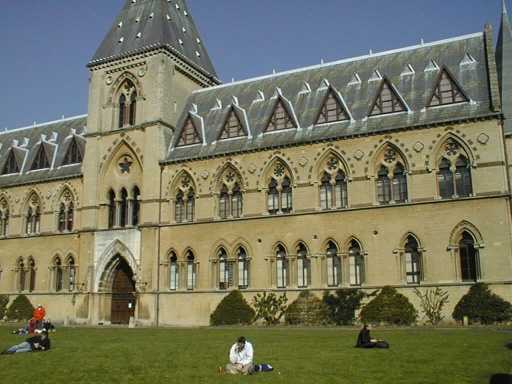
#> input picture Problem_Set_3/data/library1.jpg, 512 x 384 px; the run also reads 2 pictures not shown here
$ python main.py   (older library calls are emulated)
#> lines starting #> are read from the running program, lines starting #| are printed output that depends on the picture
from PIL import Image
import numpy as np
import scipy
import matplotlib
import os

# 检测是否有图形界面可用
has_display = os.environ.get("DISPLAY") is not None

# 根据环境选择后端
backend_set = False
if has_display:
    # 如果有图形界面，尝试使用交互式后端
    for backend in ["TkAgg", "Qt5Agg"]:
        try:
            matplotlib.use(backend)
            import matplotlib.pyplot as plt

            plt.ion()  # 启用交互模式
            backend_set = True
            break
        except (ImportError, ValueError):
            continue

# 如果交互式后端都不可用，使用非交互式后端
if not backend_set:
    matplotlib.use("Agg")  # 使用 Agg 后端（非交互式）
    import matplotlib.pyplot as plt

    has_display = False  # 强制设置为无显示模式
    # 注意：在 headless 模式下，plt.show() 不会显示窗口，但可以保存图像

import scipy

# 用于生成唯一文件名的计数器
_visualization_counter = {"matches": 0, "normed": 0, "original": 0}


def show_or_save(fig, filename=None, counter_key=None):
    """
    根据环境自动选择显示或保存图像
    如果有图形界面则显示，否则保存到文件
    """
    if has_display:
        plt.show()
    else:
        # headless 模式下保存图像
        if filename is None:
            # 生成默认文件名（基于时间戳）
            import time

            filename = f"output_{int(time.time())}.png"
        elif counter_key and counter_key in _visualization_counter:
            # 如果有计数器键，添加序号以避免文件名冲突
            _visualization_counter[counter_key] += 1
            name, ext = (
                filename.rsplit(".", 1) if "." in filename else (filename, "png")
            )
            filename = f"{name}_{_visualization_counter[counter_key]}.{ext}"
        fig.savefig(filename, dpi=150, bbox_inches="tight")
        print(f"The image has been saved to: {filename}")
        plt.close(fig)  # 关闭图形以释放内存


def visualize_matches(I1, I2, matches):
    # display two images side-by-side with matches
    # this code is to help you visualize the matches, you don't need
    # to use it to produce the results for the assignment

    I3 = np.zeros((I1.size[1], I1.size[0] * 2, 3))
    I3[:, : I1.size[0], :] = I1
    I3[:, I1.size[0] :, :] = I2
    fig, ax = plt.subplots()
    ax.set_aspect("equal")
    ax.imshow(np.array(I3).astype(np.uint8))
    ax.plot(matches[:, 0], matches[:, 1], "+r")
    ax.plot(matches[:, 2] + I1.size[0], matches[:, 3], "+r")
    ax.plot(
        [matches[:, 0], matches[:, 2] + I1.size[0]], [matches[:, 1], matches[:, 3]], "r"
    )
    show_or_save(fig, "matches.png", counter_key="matches")


def normalize_points(pts):
    # Normalize points
    # 1. calculate mean and std
    # 2. build a transformation matrix
    # :return normalized_pts: normalized points
    # :return T: transformation matrix from original to normalized points

    mu = np.mean(pts, axis=0)
    scale = 1 / np.sqrt(np.mean((pts - mu) ** 2))

    T = np.array(
        [
            [scale, 0, -scale * mu[0]],
            [0, scale, -scale * mu[1]],
            [0, 0, 1],
        ]
    )

    homo_pts = np.concatenate((pts, np.ones((pts.shape[0], 1))), axis=1)
    normalized_pts = (T @ homo_pts.T).T[:, :2]

    return normalized_pts, T


def fit_fundamental(matches, normed=True):
    # Calculate fundamental matrix from ground truth matches
    # 1. (normalize points if necessary)
    # 2. (x2, y2, 1) * F * (x1, y1, 1)^T = 0 -> AX = 0
    # X = (f_11, f_12, ..., f_33)
    # build A(N x 9) from matches(N x 4) according to Eight-Point Algorithm
    # 3. use SVD (np.linalg.svd) to decomposite the matrix
    # 4. take the smallest eigen vector(9, ) as F(3 x 3)
    # 5. use SVD to decomposite F, set the smallest eigenvalue as 0, and recalculate F
    # 6. Report your fundamental matrix results

    p1, p2 = matches[:, :2], matches[:, 2:]

    if normed:
        normed_p1, T1 = normalize_points(p1)
        normed_p2, T2 = normalize_points(p2)

        x1, y1 = normed_p1[:, 0], normed_p1[:, 1]
        x2, y2 = normed_p2[:, 0], normed_p2[:, 1]

    else:
        x1, y1 = p1[:, 0], p2[:, 1]
        x2, y2 = p2[:, 0], p2[:, 1]
        T1 = T2 = np.eye(3)

    A = np.stack(
        (x1 * x2, y1 * x2, x2, x1 * y2, y1 * y2, y2, x1, y1, np.ones_like(x1)),
        axis=1,
    )

    U, S, Vh = np.linalg.svd(A)
    f = Vh[-1]
    F_prime = f.reshape(3, 3)

    U_F, S_F, Vh_F = np.linalg.svd(F_prime)
    S_F[2] = 0
    F_rank2 = U_F @ np.diag(S_F) @ Vh_F
    F = T2.T @ F_rank2 @ T1

    return F


def visualize_fundamental(matches, F, I1, I2, normed=True):
    # Visualize the fundamental matrix in image 2
    N = len(matches)
    M = np.c_[matches[:, 0:2], np.ones((N, 1))].transpose()
    L1 = np.matmul(F, M).transpose()  # transform points from
    # the first image to get epipolar lines in the second image

    # find points on epipolar lines L closest to matches(:,3:4)
    l = np.sqrt(L1[:, 0] ** 2 + L1[:, 1] ** 2)
    L = np.divide(L1, np.kron(np.ones((3, 1)), l).transpose())  # rescale the line
    pt_line_dist = np.multiply(L, np.c_[matches[:, 2:4], np.ones((N, 1))]).sum(axis=1)
    closest_pt = matches[:, 2:4] - np.multiply(
        L[:, 0:2], np.kron(np.ones((2, 1)), pt_line_dist).transpose()
    )

    # find endpoints of segment on epipolar line (for display purposes)
    pt1 = (
        closest_pt - np.c_[L[:, 1], -L[:, 0]] * 10
    )  # offset from the closest point is 10 pixels
    pt2 = closest_pt + np.c_[L[:, 1], -L[:, 0]] * 10

    # display points and segments of corresponding epipolar lines
    fig, ax = plt.subplots()
    ax.set_aspect("equal")
    ax.imshow(np.array(I2).astype(np.uint8))
    ax.plot(matches[:, 2], matches[:, 3], "+r")
    ax.plot([matches[:, 2], closest_pt[:, 0]], [matches[:, 3], closest_pt[:, 1]], "r")
    ax.plot([pt1[:, 0], pt2[:, 0]], [pt1[:, 1], pt2[:, 1]], "g")
    if normed:
        show_or_save(fig, "fundamental_normed.png", counter_key="normed")
    else:
        show_or_save(fig, "fundamental_original.png", counter_key="original")


def evaluate_fundamental(matches, F):
    N = len(matches)
    points1, points2 = matches[:, :2], matches[:, 2:]
    points1_homogeneous = np.concatenate([points1, np.ones((N, 1))], axis=1)
    points2_homogeneous = np.concatenate([points2, np.ones((N, 1))], axis=1)
    product = np.dot(np.dot(points2_homogeneous, F), points1_homogeneous.T)
    diag = np.diag(product)
    residual = np.mean(diag**2)
    print(residual)
    return residual


## Task 0: Load data and visualize
print("-" * 20, "Task 0 start", "-" * 20)
## load images and match files for the first example
## matches[:, :2] is a point in the first image
## matches[:, 2:] is a corresponding point in the second image

library_image1 = Image.open("data/library1.jpg")
#> library_image1 is the input picture: PIL image 512x384 RGB; mean R, G, B 116.2, 117.4, 94.6
library_image2 = Image.open("data/library2.jpg")
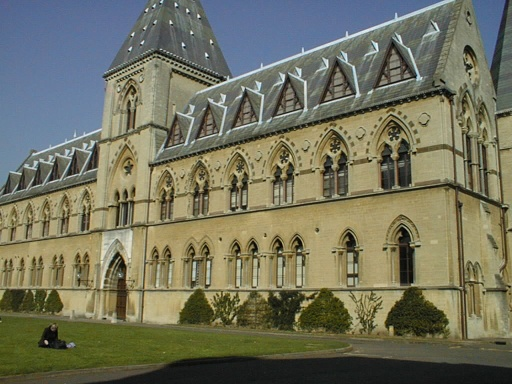
#> input picture Problem_Set_3/data/library2.jpg, 512 x 384 px
#> library_image2 is the input picture: PIL image 512x384 RGB; mean R, G, B 114.3, 114.3, 93.7
library_matches = np.loadtxt("data/library_matches.txt")

lab_image1 = Image.open("data/lab1.jpg")
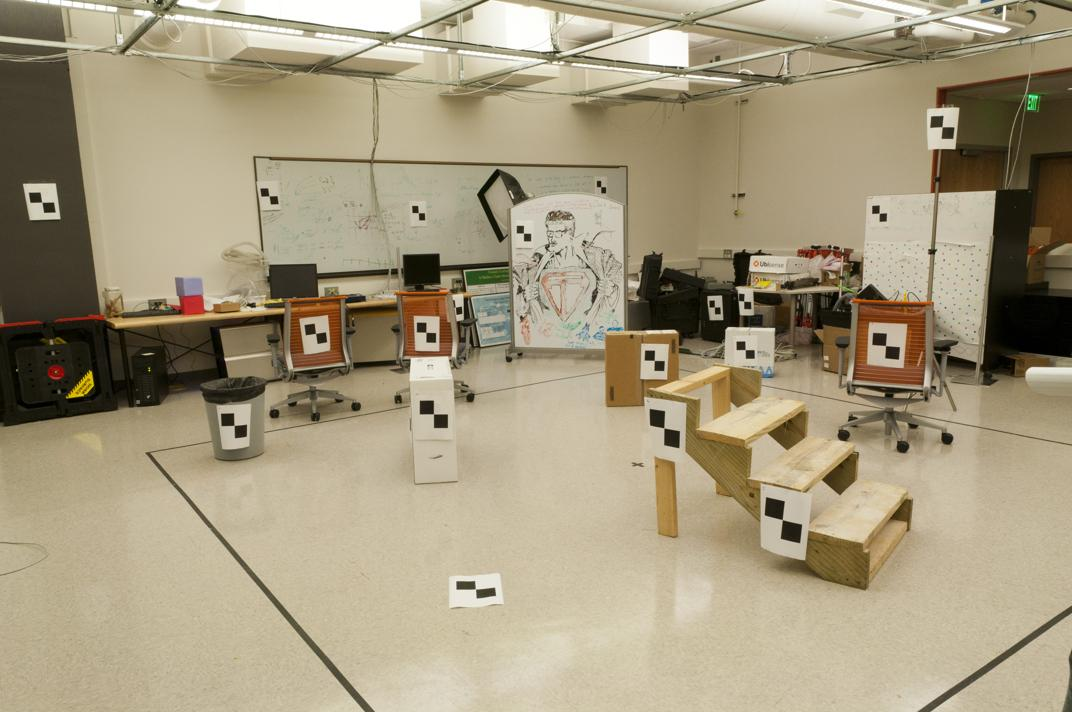
#> input picture Problem_Set_3/data/lab1.jpg, 1072 x 712 px
#> lab_image1 is the input picture: PIL image 1072x712 RGB; mean R, G, B 164.7, 153, 126.2
lab_image2 = Image.open("data/lab2.jpg")
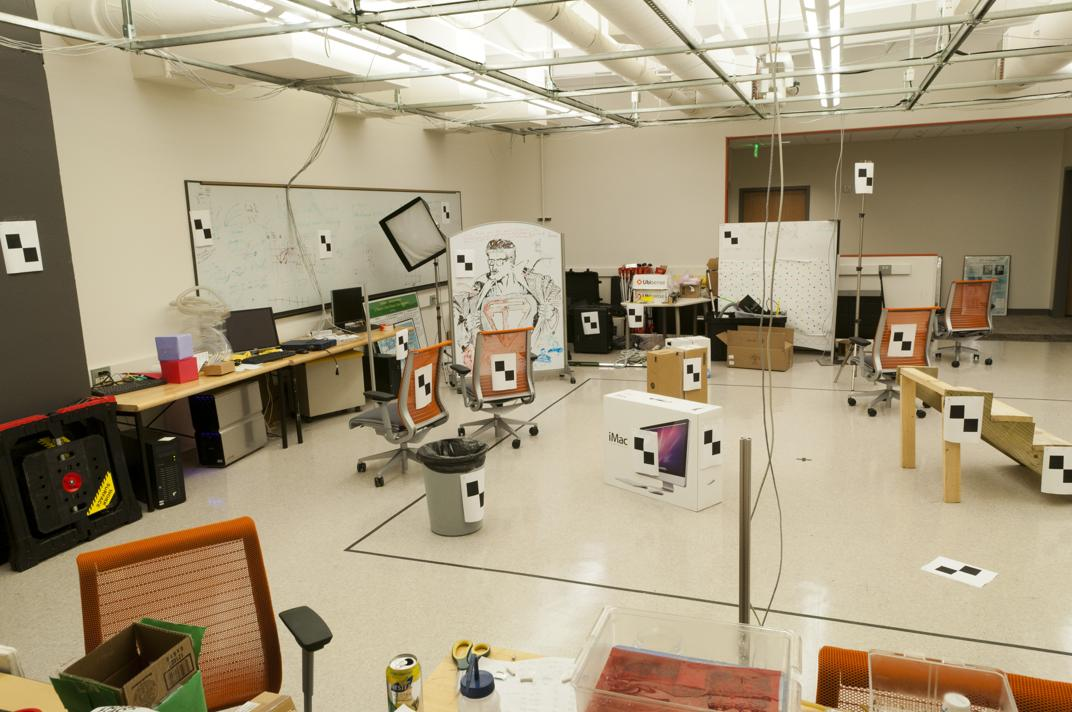
#> input picture Problem_Set_3/data/lab2.jpg, 1072 x 712 px
#> lab_image2 is the input picture: PIL image 1072x712 RGB; mean R, G, B 166.6, 152.9, 126
lab_matches = np.loadtxt("data/lab_matches.txt")

## Visualize matches
visualize_matches(library_image1, library_image2, library_matches)
visualize_matches(lab_image1, lab_image2, lab_matches)
#> in visualize_matches (call 2), `I3[:, : I1.size[0], :] = I1`:
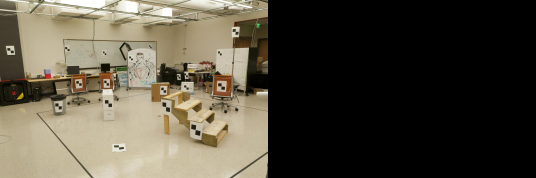
#> I3: shape (712, 2144, 3) float64 (shown at 1/4 size); mean R, G, B 82.4, 76.5, 63.1
#> in visualize_matches (call 2), `I3[:, I1.size[0] :, :] = I2`:
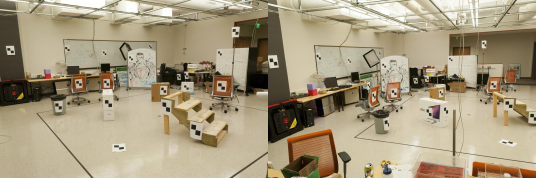
#> I3: shape (712, 2144, 3) float64 (shown at 1/4 size); mean R, G, B 165.7, 153, 126.1

print("-" * 20, "Task 0 end", "-" * 20, end="\n\n")


## Task 1: Fundamental matrix
print("-" * 20, "Task 1 start", "-" * 20)
## display second image with epipolar lines reprojected from the first image

# first, fit fundamental matrix to the matches
# Report your fundamental matrices, visualization and evaluation results
library_F_normed = fit_fundamental(
    library_matches, normed=True
)  # this is a function that you should write
visualize_fundamental(
    library_matches, library_F_normed, library_image1, library_image2, normed=True
)
#> call 3 of show_or_save, with filename = 'fundamental_normed.png', counter_key = 'normed'
#> in show_or_save (call 3), `fig.savefig(filename, dpi=150, bbox_inches="tight")`:
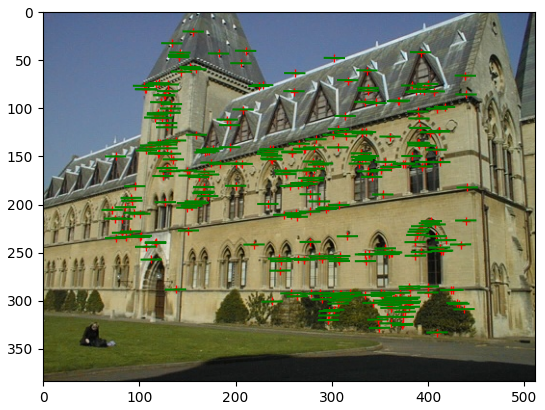
#> figure drawn by matplotlib, 1 panel
assert evaluate_fundamental(library_matches, library_F_normed) < 0.5

lab_F_normed = fit_fundamental(
    lab_matches, normed=True
)  # this is a function that you should write
visualize_fundamental(lab_matches, lab_F_normed, lab_image1, lab_image2, normed=True)
#> call 4 of show_or_save, with filename = 'fundamental_normed.png', counter_key = 'normed'
#> in show_or_save (call 4), `fig.savefig(filename, dpi=150, bbox_inches="tight")`:
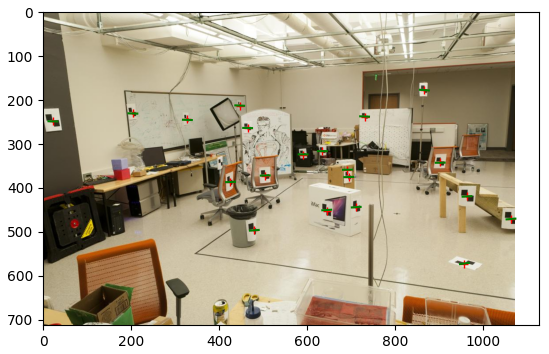
#> figure drawn by matplotlib, 1 panel
assert evaluate_fundamental(lab_matches, lab_F_normed) < 0.5

library_F = fit_fundamental(
    library_matches, normed=False
)  # this is a function that you should write
visualize_fundamental(
    library_matches, library_F, library_image1, library_image2, normed=False
)
#> (the rest of the program and of its run is left out)
